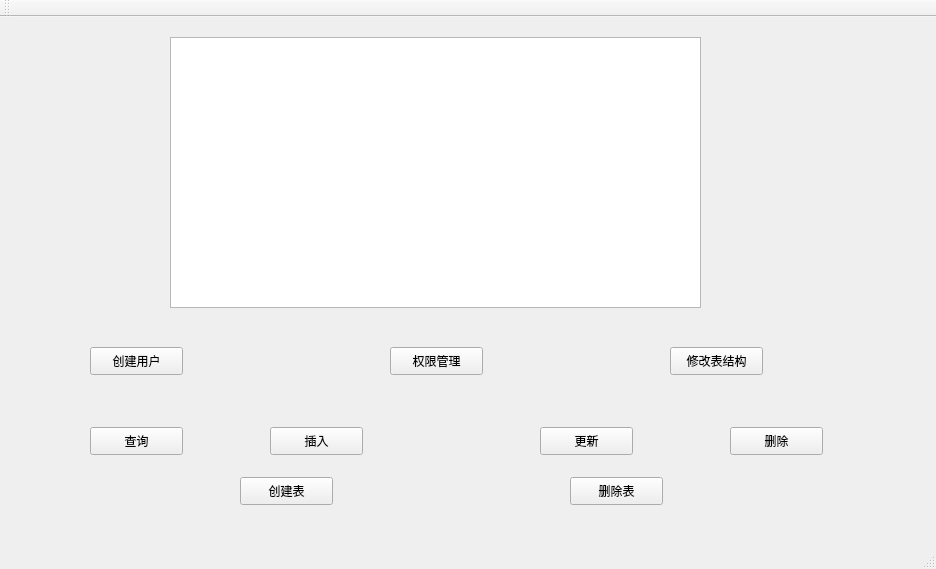
<?xml version="1.0" encoding="UTF-8"?>
<ui version="4.0">
 <class>MainWindow</class>
 <widget class="QMainWindow" name="MainWindow">
  <property name="geometry">
   <rect>
    <x>0</x>
    <y>0</y>
    <width>936</width>
    <height>569</height>
   </rect>
  </property>
  <property name="windowTitle">
   <string>MainWindow</string>
  </property>
  <widget class="QWidget" name="centralWidget">
   <widget class="QTextBrowser" name="textBrowser">
    <property name="geometry">
     <rect>
      <x>170</x>
      <y>20</y>
      <width>531</width>
      <height>271</height>
     </rect>
    </property>
    <property name="readOnly">
     <bool>false</bool>
    </property>
   </widget>
   <widget class="QPushButton" name="createUser_pushButton">
    <property name="geometry">
     <rect>
      <x>90</x>
      <y>330</y>
      <width>93</width>
      <height>28</height>
     </rect>
    </property>
    <property name="text">
     <string>创建用户</string>
    </property>
   </widget>
   <widget class="QPushButton" name="authorization_pushButton">
    <property name="geometry">
     <rect>
      <x>390</x>
      <y>330</y>
      <width>93</width>
      <height>28</height>
     </rect>
    </property>
    <property name="text">
     <string>权限管理</string>
    </property>
   </widget>
   <widget class="QPushButton" name="alterTable_pushButton">
    <property name="geometry">
     <rect>
      <x>670</x>
      <y>330</y>
      <width>93</width>
      <height>28</height>
     </rect>
    </property>
    <property name="text">
     <string>修改表结构</string>
    </property>
   </widget>
   <widget class="QPushButton" name="select_pushButton">
    <property name="geometry">
     <rect>
      <x>90</x>
      <y>410</y>
      <width>93</width>
      <height>28</height>
     </rect>
    </property>
    <property name="text">
     <string>查询</string>
    </property>
   </widget>
   <widget class="QPushButton" name="update_pushButton">
    <property name="geometry">
     <rect>
      <x>540</x>
      <y>410</y>
      <width>93</width>
      <height>28</height>
     </rect>
    </property>
    <property name="text">
     <string>更新</string>
    </property>
   </widget>
   <widget class="QPushButton" name="insert_pushButton">
    <property name="geometry">
     <rect>
      <x>270</x>
      <y>410</y>
      <width>93</width>
      <height>28</height>
     </rect>
    </property>
    <property name="text">
     <string>插入</string>
    </property>
   </widget>
   <widget class="QPushButton" name="createTable_pushButton">
    <property name="geometry">
     <rect>
      <x>240</x>
      <y>460</y>
      <width>93</width>
      <height>28</height>
     </rect>
    </property>
    <property name="text">
     <string>创建表</string>
    </property>
   </widget>
   <widget class="QPushButton" name="dropTable_pushButton">
    <property name="geometry">
     <rect>
      <x>570</x>
      <y>460</y>
      <width>93</width>
      <height>28</height>
     </rect>
    </property>
    <property name="text">
     <string>删除表</string>
    </property>
   </widget>
   <widget class="QPushButton" name="delete_pushButton">
    <property name="geometry">
     <rect>
      <x>730</x>
      <y>410</y>
      <width>93</width>
      <height>28</height>
     </rect>
    </property>
    <property name="text">
     <string>删除</string>
    </property>
   </widget>
  </widget>
  <widget class="QMenuBar" name="menuBar">
   <property name="geometry">
    <rect>
     <x>0</x>
     <y>0</y>
     <width>936</width>
     <height>26</height>
    </rect>
   </property>
  </widget>
  <widget class="QToolBar" name="mainToolBar">
   <attribute name="toolBarArea">
    <enum>TopToolBarArea</enum>
   </attribute>
   <attribute name="toolBarBreak">
    <bool>false</bool>
   </attribute>
  </widget>
  <widget class="QStatusBar" name="statusBar"/>
 </widget>
 <layoutdefault spacing="6" margin="11"/>
 <resources/>
 <connections/>
</ui>
